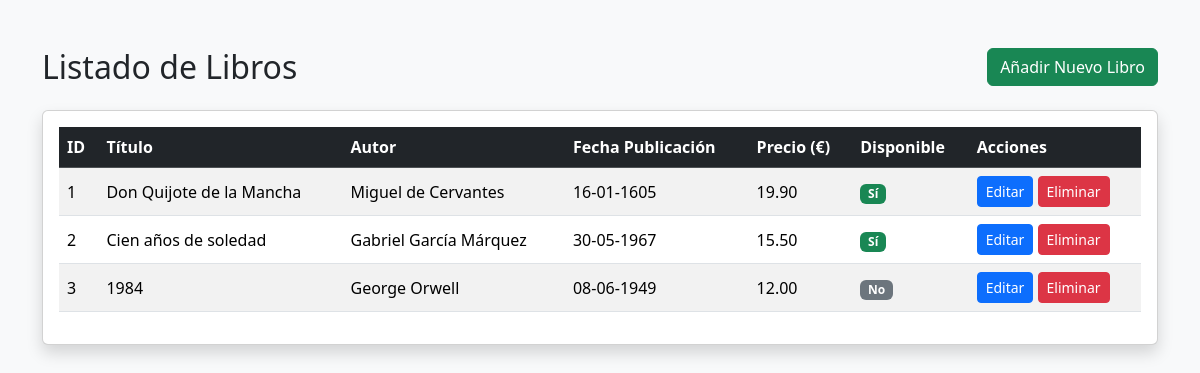
The page / on the database its author committed.
### tables this page shows
CREATE TABLE `libros` (
  `id` int(11) NOT NULL,
  `titulo` varchar(255) NOT NULL,
  `autor` varchar(255) NOT NULL,
  `precio` decimal(10,2) NOT NULL,
  `fecha_publicacion` date NOT NULL,
  `disponible` tinyint(1) NOT NULL
);

### controllers/LibroController.php (called while the page is built, shortened)
<?php
include_once 'config/Database.php';
include_once 'models/Libro.php';
class LibroController
{
    private $libro;
    public function __construct()
    {
        $database = new Database();
        $this->db = $database->getConnection();
        $this->libro = new Libro($this->db);
    }
    public function index()
    {
        $stmt = $this->libro->read();
        $libros = $stmt->fetchAll(PDO::FETCH_ASSOC);
        include 'views/listar.php';
    }
}

### config/Database.php (called while the page is built, shortened)
<?php
class Database
{
    private $host = "localhost";
    private $db_name = "login-php";
    private $username = "root";
    private $password = "";
    public function getConnection()
    {
        $this->conn = null;
        try {
            $this->conn = new PDO("mysql:host=" . $this->host . ";dbname=" . $this->db_name, $this->username, $this->password);
            $this->conn->setAttribute(PDO::ATTR_ERRMODE, PDO::ERRMODE_EXCEPTION);
        } catch (PDOException $exception) {
            echo "Error de conexión a la base de datos: " . $exception->getMessage();
        }
        return $this->conn;
    }
}

### models/Libro.php (called while the page is built, shortened)
<?php
class Libro
{
    private $conn;
    private $table_name = "libros";
    public function __construct($db)
    {
        $this->conn = $db;
    }
    public function read()
    {
        $query = "
    SELECT
        id,
        titulo,
        autor,
        precio,
        disponible,
        DATE_FORMAT(fecha_publicacion, '%d-%m-%Y') AS fecha_publicacion
    FROM " . $this->table_name . "
    ORDER BY id ASC
";
        $stmt = $this->conn->prepare($query);
        $stmt->execute();
        return $stmt;
    }
}

### views/listar.php (the view, shortened to what this page needs)
<!DOCTYPE html>
<html lang="es">
<head>
    <link href="https://cdn.jsdelivr.net/npm/bootstrap@5.3.2/dist/css/bootstrap.min.css" rel="stylesheet">
</head>
<body class="bg-light">
    <div class="container mt-5">
        <div class="d-flex justify-content-between align-items-center mb-4">
            <h2 class="mb-0">Listado de Libros</h2>
            <a href="index.php?action=create" class="btn btn-success">Añadir Nuevo Libro</a>
        </div>
        <div class="card shadow">
            <div class="card-body">
                <div class="table-responsive">
                    <table class="table table-striped table-hover align-middle">
                        <thead class="table-dark">
                            <tr>
                                <th>ID</th>
                                <th>Título</th>
                                <th>Autor</th>
                                <th>Fecha Publicación</th>
                                <th>Precio (€)</th>
                                <th>Disponible</th>
                                <th>Acciones</th>
                            </tr>
                        </thead>
                        <tbody>
                            <?php foreach ($libros as $libro): ?>
                                <tr>
                                    <td><?php echo $libro['id']; ?></td>
                                    <td><?php echo htmlspecialchars($libro['titulo']); ?></td>
                                    <td><?php echo htmlspecialchars($libro['autor']); ?></td>
                                    <td><?php echo htmlspecialchars($libro['fecha_publicacion']); ?></td>
                                    <td><?php echo number_format($libro['precio'], 2); ?></td>
                                    <td>
                                        <?php echo $libro['disponible']
                                            ? '<span class="badge bg-success">Sí</span>'
                                            : '<span class="badge bg-secondary">No</span>'; ?>
                                    </td>
                                    <td>
                                        <a href="index.php?action=edit&id=<?php echo $libro['id']; ?>" class="btn btn-sm btn-primary">
                                            Editar
                                        </a>
                                        <a href="index.php?action=delete&id=<?php echo $libro['id']; ?>"
                                            class="btn btn-sm btn-danger"
                                            onclick="return confirm('¿Estás seguro?');">
                                            Eliminar
                                        </a>
                                    </td>
                                </tr>
                            <?php endforeach; ?>
                        </tbody>
                    </table>
                </div>
            </div>
        </div>
    </div>
</body>
</html>

### index.php (shortened to what this page needs)
<?php
require_once 'controllers/LibroController.php';
$controller = new LibroController();
$action = isset($_GET['action']) ? $_GET['action'] : 'index';
switch ($action) {
    case 'index':
        $controller->index();
        break;
}

### rows shown on the page
libros: id "1", titulo "Don Quijote de la Mancha", autor "Miguel de Cervantes", fecha_publicacion "16-01-1605", precio "19.90", disponible "Sí"
libros: id "2", titulo "Cien años de soledad", autor "Gabriel García Márquez", fecha_publicacion "30-05-1967", precio "15.50", disponible "Sí"
libros: id "3", titulo "1984", autor "George Orwell", fecha_publicacion "08-06-1949", precio "12.00", disponible "No"
